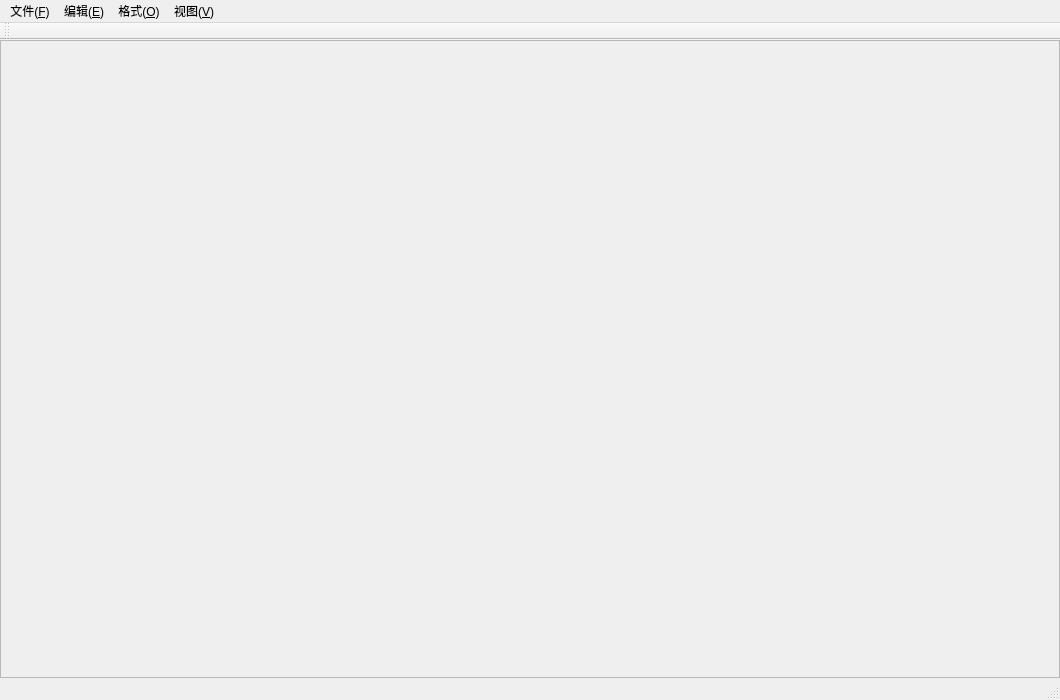
<?xml version="1.0" encoding="UTF-8"?>
<ui version="4.0">
 <class>MainWindow</class>
 <widget class="QMainWindow" name="MainWindow">
  <property name="geometry">
   <rect>
    <x>0</x>
    <y>0</y>
    <width>1060</width>
    <height>700</height>
   </rect>
  </property>
  <property name="windowTitle">
   <string>文档编辑器</string>
  </property>
  <widget class="QWidget" name="centralWidget">
   <layout class="QVBoxLayout" name="mainLayout">
    <property name="spacing">
     <number>0</number>
    </property>
    <property name="leftMargin">
     <number>0</number>
    </property>
    <property name="topMargin">
     <number>0</number>
    </property>
    <property name="rightMargin">
     <number>0</number>
    </property>
    <property name="bottomMargin">
     <number>0</number>
    </property>
    <item>
     <widget class="QScrollArea" name="scrollArea">
      <property name="widgetResizable">
       <bool>false</bool>
      </property>
      <property name="alignment">
       <set>Qt::AlignHCenter|Qt::AlignTop</set>
      </property>
      <widget class="CanvasWidget" name="canvas">
       <property name="sizePolicy">
        <sizepolicy hsizetype="Fixed" vsizetype="Fixed">
         <horstretch>0</horstretch>
         <verstretch>0</verstretch>
        </sizepolicy>
       </property>
      </widget>
     </widget>
    </item>
   </layout>
  </widget>
  <widget class="QMenuBar" name="menuBar">
   <property name="geometry">
    <rect>
     <x>0</x>
     <y>0</y>
     <width>1100</width>
     <height>28</height>
    </rect>
   </property>
   <widget class="QMenu" name="menuFile">
    <property name="title">
     <string>文件(&amp;F)</string>
    </property>
    <addaction name="actionNew"/>
    <addaction name="actionExportWord"/>
    <addaction name="actionQuit"/>
   </widget>
   <widget class="QMenu" name="menuEdit">
    <property name="title">
     <string>编辑(&amp;E)</string>
    </property>
    <addaction name="actionSelectAll"/>
   </widget>
   <widget class="QMenu" name="menuFormat">
    <property name="title">
     <string>格式(&amp;O)</string>
    </property>
    <addaction name="actionBold"/>
    <addaction name="actionItalic"/>
    <addaction name="actionUnderline"/>
   </widget>
   <widget class="QMenu" name="menuView">
    <property name="title">
     <string>视图(&amp;V)</string>
    </property>
    <addaction name="actionZoomIn"/>
    <addaction name="actionZoomOut"/>
    <addaction name="actionZoomActual"/>
    <addaction name="actionFitWidth"/>
    <addaction name="actionShowBoxes"/>
   </widget>
   <addaction name="menuFile"/>
   <addaction name="menuEdit"/>
   <addaction name="menuFormat"/>
   <addaction name="menuView"/>
  </widget>
  <widget class="QToolBar" name="mainToolBar">
   <property name="windowTitle">
    <string>格式工具</string>
   </property>
   <attribute name="toolBarArea">
    <enum>TopToolBarArea</enum>
   </attribute>
   <attribute name="toolBarBreak">
    <bool>false</bool>
   </attribute>
  </widget>
  <widget class="QStatusBar" name="statusBar"/>
  <action name="actionNew">
   <property name="text">
    <string>新建文档(&amp;N)</string>
   </property>
   <property name="shortcut">
    <string>Ctrl+N</string>
   </property>
  </action>
  <action name="actionExportWord">
   <property name="text">
    <string>导出 Word(&amp;W)...</string>
   </property>
   <property name="shortcut">
    <string>Ctrl+Shift+E</string>
   </property>
  </action>
  <action name="actionQuit">
   <property name="text">
    <string>退出(&amp;Q)</string>
   </property>
   <property name="shortcut">
    <string>Ctrl+Q</string>
   </property>
  </action>
  <action name="actionSelectAll">
   <property name="text">
    <string>全选(&amp;A)</string>
   </property>
   <property name="shortcut">
    <string>Ctrl+A</string>
   </property>
  </action>
  <action name="actionBold">
   <property name="text">
    <string>粗体(&amp;B)</string>
   </property>
   <property name="checkable">
    <bool>true</bool>
   </property>
   <property name="shortcut">
    <string>Ctrl+B</string>
   </property>
  </action>
  <action name="actionItalic">
   <property name="text">
    <string>斜体(&amp;I)</string>
   </property>
   <property name="checkable">
    <bool>true</bool>
   </property>
   <property name="shortcut">
    <string>Ctrl+I</string>
   </property>
  </action>
  <action name="actionUnderline">
   <property name="text">
    <string>下划线(&amp;U)</string>
   </property>
   <property name="checkable">
    <bool>true</bool>
   </property>
   <property name="shortcut">
    <string>Ctrl+U</string>
   </property>
  </action>
  <action name="actionZoomIn">
   <property name="text">
    <string>放大</string>
   </property>
   <property name="shortcut">
    <string>Ctrl+=</string>
   </property>
  </action>
  <action name="actionZoomOut">
   <property name="text">
    <string>缩小</string>
   </property>
   <property name="shortcut">
    <string>Ctrl+-</string>
   </property>
  </action>
  <action name="actionZoomActual">
   <property name="text">
    <string>实际大小</string>
   </property>
   <property name="shortcut">
    <string>Ctrl+0</string>
   </property>
  </action>
  <action name="actionFitWidth">
   <property name="text">
    <string>适合页宽</string>
   </property>
   <property name="shortcut">
    <string>Ctrl+Shift+0</string>
   </property>
  </action>
  <action name="actionShowBoxes">
   <property name="text">
    <string>显示排版框</string>
   </property>
   <property name="checkable">
    <bool>true</bool>
   </property>
   <property name="shortcut">
    <string>Ctrl+Shift+B</string>
   </property>
  </action>
 </widget>
 <customwidgets>
  <customwidget>
   <class>CanvasWidget</class>
   <extends>QWidget</extends>
   <header>CanvasWidget.h</header>
  </customwidget>
 </customwidgets>
 <resources/>
 <connections/>
</ui>
